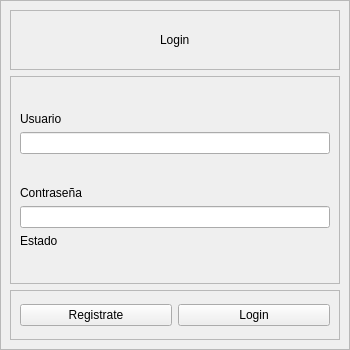
<?xml version="1.0" encoding="UTF-8"?>
<ui version="4.0">
 <class>Login</class>
 <widget class="QMainWindow" name="Login">
  <property name="geometry">
   <rect>
    <x>0</x>
    <y>0</y>
    <width>350</width>
    <height>350</height>
   </rect>
  </property>
  <property name="minimumSize">
   <size>
    <width>350</width>
    <height>350</height>
   </size>
  </property>
  <property name="maximumSize">
   <size>
    <width>350</width>
    <height>350</height>
   </size>
  </property>
  <property name="windowTitle">
   <string>MainWindow</string>
  </property>
  <property name="styleSheet">
   <string notr="true"/>
  </property>
  <widget class="QWidget" name="centralwidget">
   <layout class="QVBoxLayout" name="verticalLayout">
    <property name="leftMargin">
     <number>0</number>
    </property>
    <property name="topMargin">
     <number>0</number>
    </property>
    <property name="rightMargin">
     <number>0</number>
    </property>
    <property name="bottomMargin">
     <number>0</number>
    </property>
    <item>
     <widget class="QFrame" name="frame">
      <property name="frameShape">
       <enum>QFrame::StyledPanel</enum>
      </property>
      <property name="frameShadow">
       <enum>QFrame::Raised</enum>
      </property>
      <layout class="QVBoxLayout" name="verticalLayout_2">
       <item>
        <widget class="QFrame" name="frame_2">
         <property name="maximumSize">
          <size>
           <width>16777215</width>
           <height>60</height>
          </size>
         </property>
         <property name="frameShape">
          <enum>QFrame::StyledPanel</enum>
         </property>
         <property name="frameShadow">
          <enum>QFrame::Raised</enum>
         </property>
         <layout class="QHBoxLayout" name="horizontalLayout">
          <item alignment="Qt::AlignHCenter">
           <widget class="QLabel" name="label">
            <property name="styleSheet">
             <string notr="true">font: 700 24pt &quot;Inter&quot;;
color: rgb(0, 0, 0);</string>
            </property>
            <property name="text">
             <string>Login</string>
            </property>
           </widget>
          </item>
         </layout>
        </widget>
       </item>
       <item>
        <widget class="QFrame" name="frame_4">
         <property name="frameShape">
          <enum>QFrame::StyledPanel</enum>
         </property>
         <property name="frameShadow">
          <enum>QFrame::Raised</enum>
         </property>
         <layout class="QVBoxLayout" name="verticalLayout_3">
          <item alignment="Qt::AlignBottom">
           <widget class="QLabel" name="label_2">
            <property name="styleSheet">
             <string notr="true">font: 12pt &quot;Inter&quot;;
color: rgb(0, 0, 0);</string>
            </property>
            <property name="text">
             <string>Usuario</string>
            </property>
           </widget>
          </item>
          <item>
           <widget class="QLineEdit" name="field_usuario">
            <property name="styleSheet">
             <string notr="true">font: 10pt &quot;Inter&quot;;</string>
            </property>
           </widget>
          </item>
          <item alignment="Qt::AlignBottom">
           <widget class="QLabel" name="label_3">
            <property name="styleSheet">
             <string notr="true">font: 12pt &quot;Inter&quot;;
color: rgb(0, 0, 0);</string>
            </property>
            <property name="text">
             <string>Contraseña</string>
            </property>
           </widget>
          </item>
          <item>
           <widget class="QLineEdit" name="field_contrasena">
            <property name="styleSheet">
             <string notr="true">font: 10pt &quot;Inter&quot;;</string>
            </property>
            <property name="echoMode">
             <enum>QLineEdit::Password</enum>
            </property>
           </widget>
          </item>
          <item alignment="Qt::AlignLeft|Qt::AlignTop">
           <widget class="QLabel" name="label_estado">
            <property name="text">
             <string>Estado</string>
            </property>
           </widget>
          </item>
         </layout>
        </widget>
       </item>
       <item>
        <widget class="QFrame" name="frame_3">
         <property name="maximumSize">
          <size>
           <width>16777215</width>
           <height>50</height>
          </size>
         </property>
         <property name="frameShape">
          <enum>QFrame::StyledPanel</enum>
         </property>
         <property name="frameShadow">
          <enum>QFrame::Raised</enum>
         </property>
         <layout class="QHBoxLayout" name="horizontalLayout_2">
          <item>
           <widget class="QPushButton" name="btn_registrate">
            <property name="text">
             <string>Registrate</string>
            </property>
           </widget>
          </item>
          <item>
           <widget class="QPushButton" name="btn_login">
            <property name="styleSheet">
             <string notr="true"/>
            </property>
            <property name="text">
             <string>Login</string>
            </property>
           </widget>
          </item>
         </layout>
        </widget>
       </item>
      </layout>
     </widget>
    </item>
   </layout>
  </widget>
 </widget>
 <resources/>
 <connections/>
</ui>
